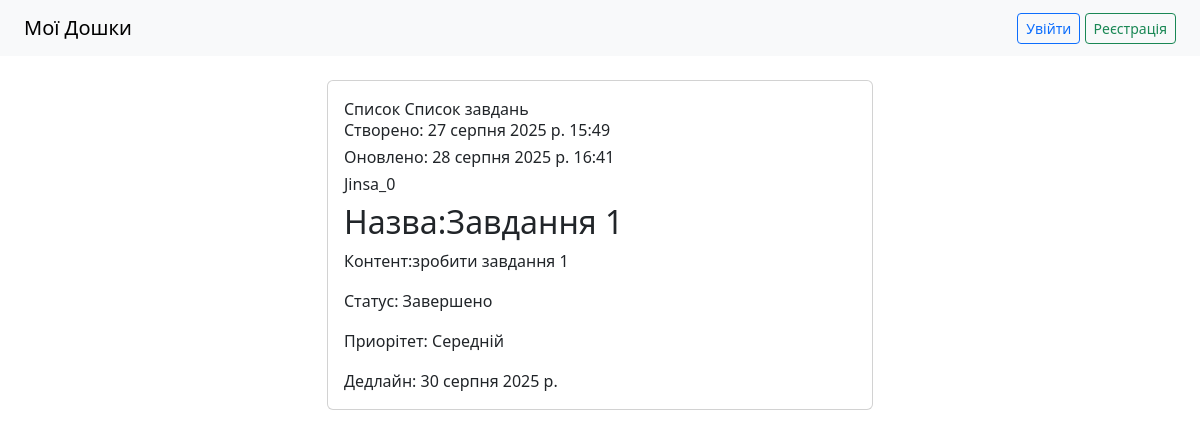
Screenshot of /dashboard/1/todolist/1/task/1/ with the database file from the repository.
### task_manager/models.py (models this page shows, shortened)
class Task(models.Model):
    todolist = models.ForeignKey(TodoList, on_delete = models.CASCADE, verbose_name = "Список завдань")
    title = models.CharField(max_length = 200, verbose_name = "Назва")
    content = models.TextField(verbose_name = "Контент", blank = True)
    status = models.CharField(max_length = 20, verbose_name = "Статус", default = 'draft', choices = [
    ('draft', 'Чернетка'),
    ('in_progress', 'В процесі'),
    ('completed', 'Завершено'),
    ('archived', 'Архів')
    ])
    priority = models.CharField(max_length = 10, verbose_name = "Приорітет", default = 'low', choices = [
    ('low', 'Низький'),
    ('medium', 'Середній'),
    ('high', 'Високий'),
    ('urgent', 'Терміновий')
    ])
    deadline = models.DateField(null=True, blank=True, verbose_name = "Дедлайн")
    created_at = models.DateTimeField(auto_now_add = True, verbose_name = "Створено в")
    updated_at = models.DateTimeField(auto_now = True, verbose_name = "Оновлено в")
    created_by = models.ForeignKey(User, on_delete = models.CASCADE, verbose_name = "Користувач")
    class Meta:
        verbose_name = "Завдання"
        verbose_name_plural = "Завдання"

class TodoList(models.Model):
    dashboard = models.ForeignKey(Dashboard, on_delete = models.CASCADE, verbose_name = "Дошка")
    title =  models.CharField(max_length = 200, verbose_name = "Назва")
    description =  models.TextField(verbose_name = "Опис", blank = True)
    created_at = models.DateTimeField(auto_now_add = True)
    important = models.BooleanField(default = False, verbose_name = "Важливість")
    created_by = models.ForeignKey(User, on_delete = models.CASCADE, verbose_name = "Користувач")
    def __str__(self):
        return self.title
    class Meta:
        verbose_name = "Список завдань"
        verbose_name_plural = "Списки завдань"

### task_manager/views.py (the view)
# urls.py: path('dashboard/<int:dashboard_pk>/todolist/<int:todolist_pk>/task/<int:task_pk>/', TaskDetailView.as_view(), name = 'task_detail'),
class TaskDetailView(DetailView):
    model = Task
    template_name = 'task/task_detail.html'
    context_object_name = 'task'
    def get_object(self, queryset=None):
        return get_object_or_404(
            Task,
            pk=self.kwargs["task_pk"],
            todolist_id=self.kwargs["todolist_pk"]
        )
    def get_context_data(self, **kwargs):
        context = super().get_context_data(**kwargs)
        task = self.get_object()
        context['todolist'] = task.todolist
        context['dashboard'] = task.todolist.dashboard
        return context

### task_manager/templates/task/task_detail.html (shortened to what this page needs)
{% extends "base.html" %}
{% block content %}
<div class="container mt-4">
    <div class="row row-cols-2 justify-content-md-center">
        <div class = "col mb-4">
            <div class = "card h-100">
                <div class="card-body text-left">
                    Список {{ task.todolist }}
                    <h6>Створено: {{ task.created_at }}</h6>
                    <h6>Оновлено: {{ task.updated_at }}</h6>
                    <h6>{{ task.created_by }}</h6>
                    <h2><a class="card-title" href="{% url 'task_detail' dashboard_pk=dashboard.pk todolist_pk=todolist.pk task_pk=task.pk %}" style="text-decoration: none;">Назва:{{ task.title }}</a></h2>
                    <p class="card-text">Контент:{{ task.content }}</p>
                    <p class="card-text">Статус: {{ task.get_status_display }}</p>
                    <p class="card-text">Приорітет: {{ task.get_priority_display }}</p>
                    <p class="card-text">Дедлайн: {{ task.deadline }}</p>
                </div>
            </div>
        </div>
    </div>
</div>
{% endblock %}

### rows the page displays
Task: todolist "Список завдань", created_at "27 серпня 2025 р. 15:49", updated_at "28 серпня 2025 р. 16:41", created_by "Jinsa_0", title "Завдання 1", content "зробити завдання 1", status "Завершено", priority "Середній", deadline "30 серпня 2025 р."
